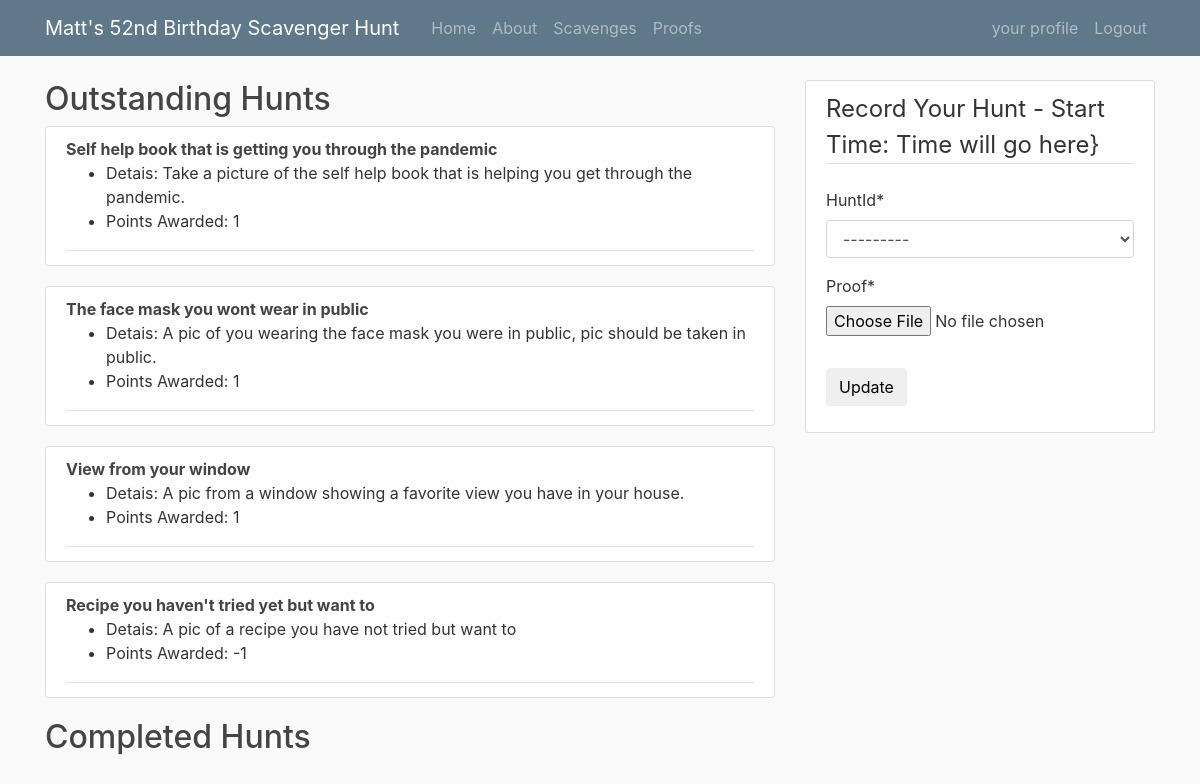
/hunt/scavenges/ (signed in), run on the app's committed database.
### birthdayhunt/models.py (models this page shows)
class scavenges(models.Model):
    Title = models.CharField(max_length=100)
    Description = models.TextField()
    Points = models.IntegerField()
    date_created = models.DateTimeField(default=timezone.now)
    Author = models.ForeignKey(User, on_delete=models.CASCADE)
    def __str__(self):
        return self.Title  # What you want to show
    class Meta:
        verbose_name_plural = "scavenges"

### birthdayhunt/views.py (the view)
# urls.py: path('scavenges/', views.scavenges_view, name='hunt-scavenges'),
@login_required
def scavenges_view(request):
    if request.method == 'POST':
        c_form = huntCompletionForm(request.POST, request.FILES)
        print(c_form)
        if c_form.is_valid():
            c_form.save()
            messages.success(request, f'Hunt has been updated')
            return redirect('hunt-scavenges')
    else:
        c_form = huntCompletionForm(initial={'user': request.user})
    context = {
        'c_form': c_form,
        'completed_hunts': complete_scavenges.objects.filter(user=request.user).select_related(),
        'hunts': scavenges.objects.filter(~Q(complete_scavenges__user=request.user)).select_related(),
         }
    return render(request,'birthdayhunt/scavenges.html', context)

### birthdayhunt/forms.py
class huntCompletionForm(forms.ModelForm):
    class Meta:
        model = complete_scavenges
        fields = ['user', 'huntId', 'proof']
        widgets = {'user': forms.HiddenInput()}

### birthdayhunt/templates/birthdayhunt/scavenges.html (shortened to what this page needs)
{% extends 'birthdayhunt/base_2col.html' %}
{% load crispy_forms_tags %}
{% block content %}
    <h2>Outstanding Hunts</h2>
    {% for hunt in hunts %}
        <article class="media content-section">
            <div class="media-body">
                <div class="article-metadata">
                        <b class="article-title"> {{ hunt.Title }}</b>
                        <ul>
                            <li>Detais: {{ hunt.Description }}</li>
                            <li>Points Awarded: {{ hunt.Points }}</li>
                        </ul>
        </article>
    {% endfor %}
    <h2>Completed Hunts</h2>
{% endblock content %}
{% block sidecontent %}
    <form method="POST" enctype="multipart/form-data">
        <fieldset class="form-group">
            <legend class="border-bottom mb-4">
                Record Your Hunt - Start Time: Time will go here}
            </legend>
            {{ c_form|crispy }}
        </fieldset>
        <div class="form-group">
            <button class=btn btn-outline-info" type="submit">Update</button>
        </div>
    </form>
{%  endblock sidecontent %}

### birthdayhunt/templates/birthdayhunt/base_2col.html (shortened to what this page needs)
{% load static %}
<!DOCTYPE html>
<html lang="en">
<head>
    <link rel="stylesheet" href="https://maxcdn.bootstrapcdn.com/bootstrap/4.0.0/css/bootstrap.min.css">
    <link rel="stylesheet" type="text/css" href="{% static 'birthdayhunt/main.css' %}">
</head>
<body>
    <nav class="navbar navbar-expand-md navbar-dark bg-steel fixed-top">
        <div class="container">
            <a class="navbar-brand mr-4" href="{% url 'hunt-home' %}">Matt's 52nd Birthday Scavenger Hunt</a>
            <div class="collapse navbar-collapse" id="navbarToggle">
              <div class="navbar-nav mr-auto">
                <a class="nav-item nav-link" href="{% url 'hunt-home' %}">Home</a>
                <a class="nav-item nav-link" href="{% url 'hunt-about' %}">About</a>
                {% if user.is_authenticated %}
                  <a class="nav-item nav-link" href="{% url 'hunt-scavenges' %}">Scavenges</a>
                  <a class="nav-item nav-link" href="{% url 'hunt-photos' %}">Proofs</a>
                {% endif %}
              </div>
              <div class="navbar-nav">
                {% if user.is_authenticated %}
                  <a class="nav-item nav-link" href="{% url 'hunt-profile' %}">your profile</a>
                  <a class="nav-item nav-link" href="{% url 'hunt-logout' %}">Logout</a>
                {% else %}
                  <a class="nav-item nav-link" href="{% url 'hunt-login' %}">Login</a>
                  <a class="nav-item nav-link" href="{% url 'hunt-register' %}">Register</a>
                {% endif %}
              </div>
            </div>
          </div>
        </nav>
    <main role="main" class="container">
      <div class="row">
        <div class="col-md-8">
          {% block content %}{% endblock content %}
        </div>
        <div class="col-md-4">
          <div class="content-section">
            {% block sidecontent %}{% endblock sidecontent %}
          </div>
        </div>
      </div>
    </main>
</body>
</html>

### birthdayhunt/static/birthdayhunt/main.css (style rules this page uses)
body { background: #fafafa; color: #333333; margin-top: 5rem; }
h1, h2, h3, h4, h5, h6 { color: #444444; }
ul { margin: 0; }
.bg-steel { background-color: #5f788a; }
.content-section { background: #ffffff; padding: 10px 20px; border: 1px solid #dddddd; border-radius: 3px; margin-bottom: 20px; }
.article-title { color: #444444; }
.article-metadata { padding-bottom: 1px; margin-bottom: 4px; border-bottom: 1px solid #e3e3e3; }

### data on the page
scavenges: Title "Self help book that is getting you through the pandemic", Description "Take a picture of the self help book that is helping you get through the pandemic.", Points "1"
scavenges: Title "The face mask you wont wear in public", Description "A pic of you wearing the face mask you were in public, pic should be taken in public.", Points "1"
scavenges: Title "View from your window", Description "A pic from a window showing a favorite view you have in your house.", Points "1"
scavenges: Title "Recipe you haven't tried yet but want to", Description "A pic of a recipe you have not tried but want to", Points "-1"
